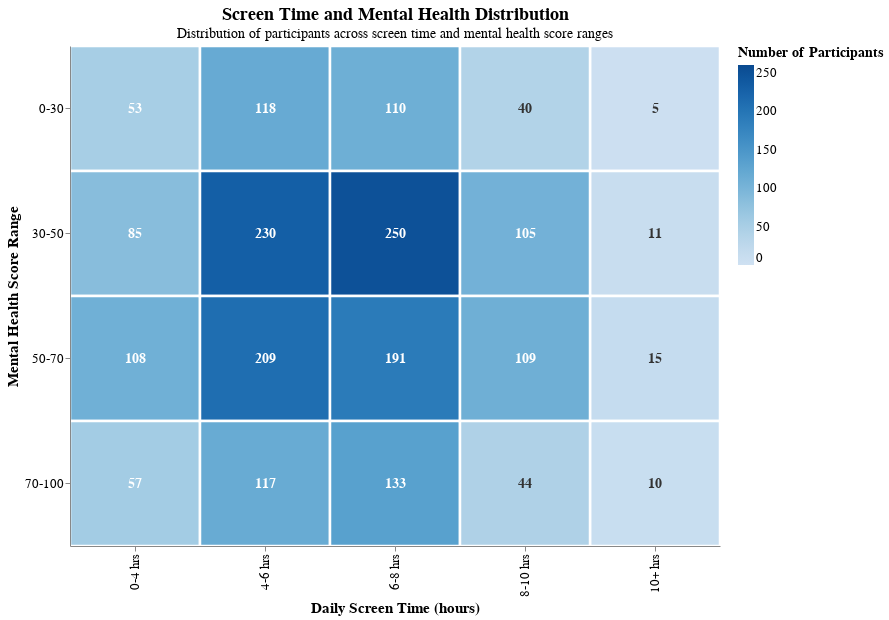

Notebook cell for this chart:
### Code cell
heatmap_chart

### Figure 1 — Vega-Lite specification as saved in the notebook (floating-point values rounded to 4 significant figures)
{"config": {"view": {"continuousWidth": 300, "continuousHeight": 300}, "axis": {"labelFontSize": 13, "titleFontSize": 15}, "legend": {"labelFontSize": 13, "titleFontSize": 14}}, "layer": [{"data": {"name": "data-03f8d3fe4cb27d902220457f75b3b3c2"}, "mark": {"type": "rect", "cursor": "pointer", "stroke": "white", "strokeWidth": 2.5}, "encoding": {"fill": {"field": "count", "legend": {"labelFontSize": 13, "title": "Number of Participants", "titleFontSize": 14, "titleFontWeight": "bold"}, "scale": {"nice": true, "scheme": "blues"}, "type": "quantitative"}, "x": {"axis": {"labelFontSize": 13, "titleFontSize": 15, "titleFontWeight": "bold"}, "field": "Screen Time", "sort": ["0-4 hrs", "4-6 hrs", "6-8 hrs", "8-10 hrs", "10+ hrs"], "title": "Daily Screen Time (hours)", "type": "ordinal"}, "y": {"axis": {"labelFontSize": 13, "titleFontSize": 15, "titleFontWeight": "bold"}, "field": "Mental Health Score", "sort": ["0-30", "30-50", "50-70", "70-100"], "title": "Mental Health Score Range", "type": "ordinal"}}}, {"data": {"name": "data-03f8d3fe4cb27d902220457f75b3b3c2"}, "mark": {"type": "text", "fontSize": 14, "fontWeight": "bold"}, "encoding": {"fill": {"condition": {"test": "(datum.count > 50)", "value": "white"}, "value": "#333"}, "text": {"field": "count", "format": "d", "type": "quantitative"}, "x": {"field": "Screen Time", "sort": ["0-4 hrs", "4-6 hrs", "6-8 hrs", "8-10 hrs", "10+ hrs"], "type": "ordinal"}, "y": {"field": "Mental Health Score", "sort": ["0-30", "30-50", "50-70", "70-100"], "type": "ordinal"}}}], "height": 500, "title": {"text": "Screen Time and Mental Health Distribution", "fontSize": 18, "fontWeight": "bold", "subtitle": "Distribution of participants across screen time and mental health score ranges", "subtitleFontSize": 14}, "width": 650, "$schema": "https://vega.github.io/schema/vega-lite/v5.20.1.json", "datasets": {"data-03f8d3fe4cb27d902220457f75b3b3c2": [{"Screen Time": "0-4 hrs", "Mental Health Score": "0-30", "count": 53}, {"Screen Time": "0-4 hrs", "Mental Health Score": "30-50", "count": 85}, {"Screen Time": "0-4 hrs", "Mental Health Score": "50-70", "count": 108}, {"Screen Time": "0-4 hrs", "Mental Health Score": "70-100", "count": 57}, {"Screen Time": "10+ hrs", "Mental Health Score": "0-30", "count": 5}, {"Screen Time": "10+ hrs", "Mental Health Score": "30-50", "count": 11}, {"Screen Time": "10+ hrs", "Mental Health Score": "50-70", "count": 15}, {"Screen Time": "10+ hrs", "Mental Health Score": "70-100", "count": 10}, {"Screen Time": "4-6 hrs", "Mental Health Score": "0-30", "count": 118}, {"Screen Time": "4-6 hrs", "Mental Health Score": "30-50", "count": 230}, {"Screen Time": "4-6 hrs", "Mental Health Score": "50-70", "count": 209}, {"Screen Time": "4-6 hrs", "Mental Health Score": "70-100", "count": 117}, {"Screen Time": "6-8 hrs", "Mental Health Score": "0-30", "count": 110}, {"Screen Time": "6-8 hrs", "Mental Health Score": "30-50", "count": 250}, {"Screen Time": "6-8 hrs", "Mental Health Score": "50-70", "count": 191}, {"Screen Time": "6-8 hrs", "Mental Health Score": "70-100", "count": 133}, {"Screen Time": "8-10 hrs", "Mental Health Score": "0-30", "count": 40}, {"Screen Time": "8-10 hrs", "Mental Health Score": "30-50", "count": 105}, {"Screen Time": "8-10 hrs", "Mental Health Score": "50-70", "count": 109}, {"Screen Time": "8-10 hrs", "Mental Health Score": "70-100", "count": 44}]}}
